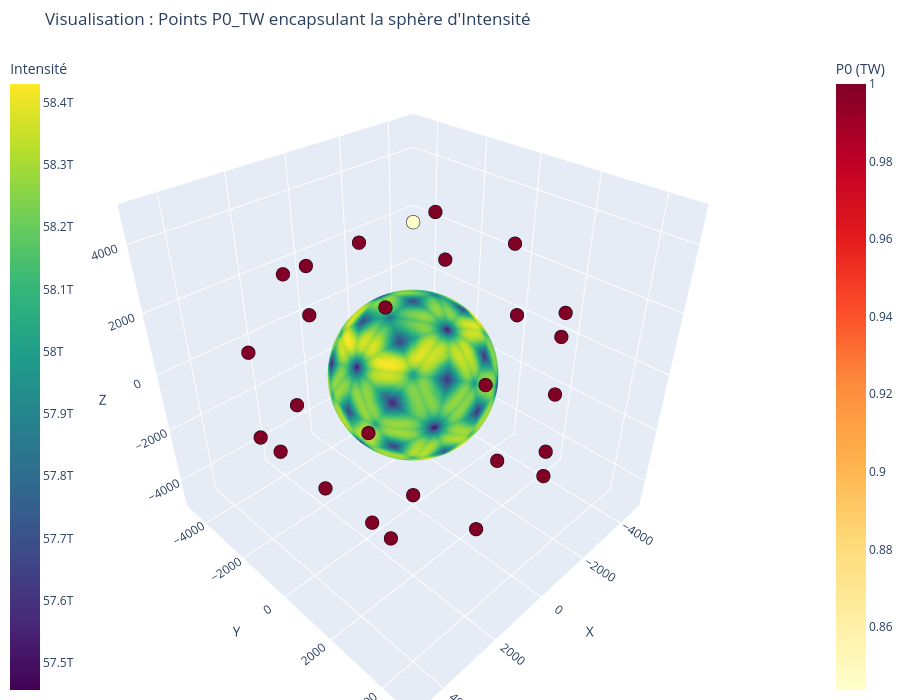

Here is the notebook cell this chart was saved with:
### Markdown cell above
# 3. Visualisation de l'intensité

### Code cell
#  Données de la sphère d'INTENSITÉ 
intensity = np.array(p_in_z1z2_beam_all['intensity'])

R_int = 2307.0
R_p0 = 2307.0*2

t_rad = np.array(p_in_z1z2_beam_all['theta'])
p_rad = np.array(p_in_z1z2_beam_all['phi'])
X_int = R_int * np.sin(t_rad) * np.cos(p_rad)
Y_int = R_int * np.sin(t_rad) * np.sin(p_rad)
Z_int = R_int * np.cos(t_rad)

# Données de PUISSANCE P0_TW 

p0_vals = np.array([b['P0_TW'] for b in ifriit_inputs])
t_ifriit_rad = np.radians([b['THETA_DEG'] for b in ifriit_inputs])
p_ifriit_rad = np.radians([b['PHI_DEG'] for b in ifriit_inputs])

X_p0 = R_p0 * np.sin(t_ifriit_rad) * np.cos(p_ifriit_rad)
Y_p0 = R_p0 * np.sin(t_ifriit_rad) * np.sin(p_ifriit_rad)
Z_p0 = R_p0 * np.cos(t_ifriit_rad)

fig = go.Figure()

# sphère d'intensité 
fig.add_trace(go.Scatter3d(
    x=X_int, y=Y_int, z=Z_int,
    mode='markers',
    marker=dict(
        size=3,
        color=intensity,
        colorscale='Viridis',
        opacity=1.0,  
        showscale=True,
        colorbar=dict(title="Intensité", x=-0.1)
    ),
    name="Sphère d'Intensité",
    hoverinfo='skip'
))

# nuage de points P0_TW 
fig.add_trace(go.Scatter3d(
    x=X_p0, y=Y_p0, z=Z_p0,
    mode='markers',
    marker=dict(
        size=8,
        color=p0_vals,
        colorscale='YlOrRd',
        opacity=1.0,
        showscale=True,
        colorbar=dict(title="P0 (TW)", x=1.1),
        line=dict(color='black', width=2)
    ),
    name="Points P0 (Capsule)",
    text=[f"Faisceau P0: {p:.2f} TW" for p in p0_vals],
    hoverinfo='text+x+y+z'
))


fig.add_trace(go.Scatter3d(x=[0], y=[0], z=[0]))

fig.update_layout(
    title="Visualisation : Points P0_TW encapsulant la sphère d'Intensité",
    showlegend=False, 
    scene=dict(
        xaxis=dict(title='X', range=[-R_p0*1.1, R_p0*1.1]), # On utilise le rayon max avec 10% de marge
        yaxis=dict(title='Y', range=[-R_p0*1.1, R_p0*1.1]),
        zaxis=dict(title='Z', range=[-R_p0*1.1, R_p0*1.1]),
        aspectmode='cube'
    ),
    width=900,
    height=700,
    margin=dict(l=0, r=0, b=0, t=50)
)
fig.show()

### Figure 1 — Plotly figure (JSON) as saved in the notebook; plotly's stock layout.template omitted (floating-point values rounded to 4 significant figures; data arrays with more than 128 entries replaced by an {"elided": "..."} marker saying what was removed)
{"data": [{"hoverinfo": "skip", "marker": {"color": {"elided": "49152 float values"}, "colorbar": {"title": {"text": "Intensité"}, "x": -0.1}, "colorscale": [[0, "#440154"], [0.1111, "#482878"], [0.2222, "#3e4989"], [0.3333, "#31688e"], [0.4444, "#26828e"], [0.5556, "#1f9e89"], [0.6667, "#35b779"], [0.7778, "#6ece58"], [0.8889, "#b5de2b"], [1, "#fde725"]], "opacity": 1, "showscale": true, "size": 3}, "mode": "markers", "name": "Sphère d'Intensité", "type": "scatter3d", "x": {"elided": "49152 float values"}, "y": {"elided": "49152 float values"}, "z": {"elided": "49152 float values"}}, {"hoverinfo": "text+x+y+z", "marker": {"color": [0.8438, 1.0, 1.0, 1.0, 1.0, 1.0, 1.0, 1.0, 1.0, 1.0, 1.0, 1.0, 1.0, 1.0, 1.0, 1.0, 1.0, 1.0, 1.0, 1.0, 1.0, 1.0, 1.0, 1.0, 1.0, 1.0, 1.0, 1.0, 1.0, 1.0], "colorbar": {"title": {"text": "P0 (TW)"}, "x": 1.1}, "colorscale": [[0, "rgb(255,255,204)"], [0.125, "rgb(255,237,160)"], [0.25, "rgb(254,217,118)"], [0.375, "rgb(254,178,76)"], [0.5, "rgb(253,141,60)"], [0.625, "rgb(252,78,42)"], [0.75, "rgb(227,26,28)"], [0.875, "rgb(189,0,38)"], [1, "rgb(128,0,38)"]], "line": {"color": "black", "width": 2}, "opacity": 1, "showscale": true, "size": 8}, "mode": "markers", "name": "Points P0 (Capsule)", "text": ["Faisceau P0: 0.84 TW", "Faisceau P0: 1.00 TW", "Faisceau P0: 1.00 TW", "Faisceau P0: 1.00 TW", "Faisceau P0: 1.00 TW", "Faisceau P0: 1.00 TW", "Faisceau P0: 1.00 TW", "Faisceau P0: 1.00 TW", "Faisceau P0: 1.00 TW", "Faisceau P0: 1.00 TW", "Faisceau P0: 1.00 TW", "Faisceau P0: 1.00 TW", "Faisceau P0: 1.00 TW", "Faisceau P0: 1.00 TW", "Faisceau P0: 1.00 TW", "Faisceau P0: 1.00 TW", "Faisceau P0: 1.00 TW", "Faisceau P0: 1.00 TW", "Faisceau P0: 1.00 TW", "Faisceau P0: 1.00 TW", "Faisceau P0: 1.00 TW", "Faisceau P0: 1.00 TW", "Faisceau P0: 1.00 TW", "Faisceau P0: 1.00 TW", "Faisceau P0: 1.00 TW", "Faisceau P0: 1.00 TW", "Faisceau P0: 1.00 TW", "Faisceau P0: 1.00 TW", "Faisceau P0: 1.00 TW", "Faisceau P0: 1.00 TW"], "type": "scatter3d", "x": [0.0, 2307.0, 2307.0, 3733.0, 1426.0, -1.479e-05, -1426.0, -3733.0, -2307.0, -2307.0, 1426.0, 3733.0, 3733.0, 4614.0, 3733.0, 2307.0, 1426.0, -1426.0, -2307.0, -3733.0, -4614.0, -3733.0, -3733.0, -1426.0, -1.479e-05, 1426.0, -1426.0, -2307.0, 1.656e-05, 2307.0], "y": [0.0, -1426.0, 1426.0, 2307.0, 3733.0, 4614.0, 3733.0, 2307.0, 1426.0, -1426.0, -3733.0, -2307.0, -2307.0, 0.0, 2307.0, 1426.0, 3733.0, 3733.0, 1426.0, 2307.0, 1.656e-05, -2307.0, -2307.0, -3733.0, -4614.0, -3733.0, -3733.0, -1426.0, 0.0, -1426.0], "z": [4614.0, 3733.0, 3733.0, 1426.0, 2307.0, -1.479e-05, 2307.0, 1426.0, 3733.0, 3733.0, 2307.0, 1426.0, -1426.0, -1.479e-05, -1426.0, -3733.0, -2307.0, -2307.0, -3733.0, -1426.0, -1.479e-05, -1426.0, 1426.0, 2307.0, -1.479e-05, -2307.0, -2307.0, -3733.0, -4614.0, -3733.0]}, {"type": "scatter3d", "x": [0], "y": [0], "z": [0]}], "layout": {"height": 700, "margin": {"b": 0, "l": 0, "r": 0, "t": 50}, "scene": {"aspectmode": "cube", "xaxis": {"range": [-5075.0, 5075.0], "title": {"text": "X"}}, "yaxis": {"range": [-5075.0, 5075.0], "title": {"text": "Y"}}, "zaxis": {"range": [-5075.0, 5075.0], "title": {"text": "Z"}}}, "showlegend": false, "title": {"text": "Visualisation : Points P0_TW encapsulant la sphère d'Intensité"}, "width": 900}}
